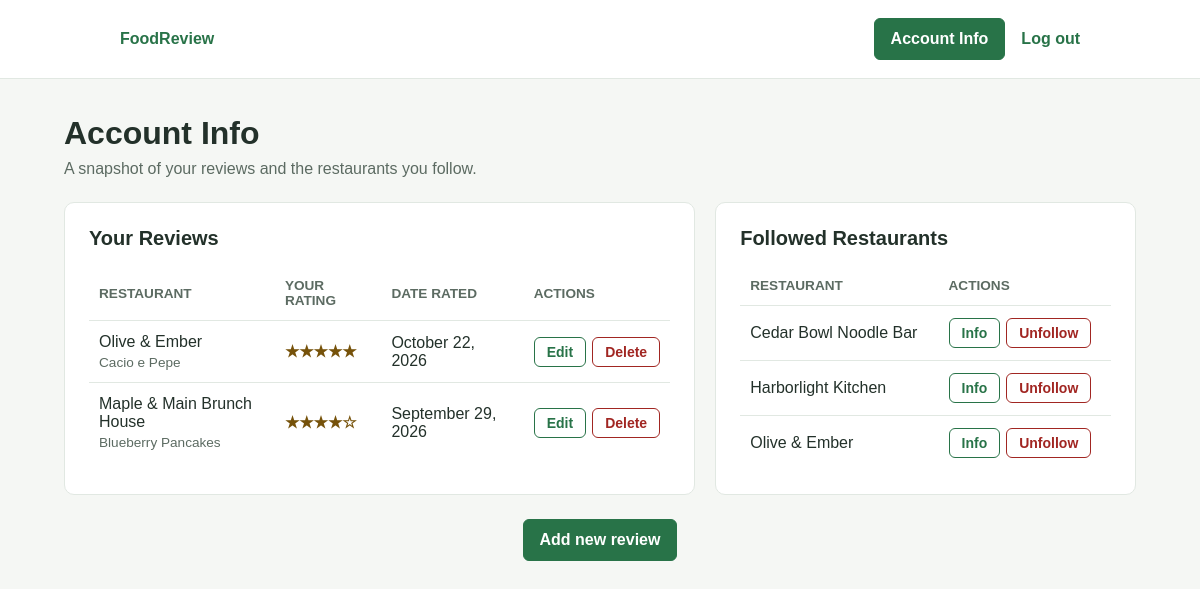
The page /account-info.php (signed in) on the database its author committed.
### tables this page shows
CREATE TABLE review (
    review_id INTEGER PRIMARY KEY,
    user_id INTEGER NOT NULL,
    food_item_id INTEGER NOT NULL,
    rating INTEGER NOT NULL CHECK (rating BETWEEN 1 AND 5),
    comment TEXT,
    created_at TIMESTAMP NOT NULL DEFAULT CURRENT_TIMESTAMP,
    updated_at TIMESTAMP NOT NULL DEFAULT CURRENT_TIMESTAMP,
    FOREIGN KEY (user_id) REFERENCES users (user_id),
    FOREIGN KEY (food_item_id) REFERENCES food_item (food_item_id)
);

CREATE TABLE restaurants (
    membership_id INTEGER PRIMARY KEY,
    restaurant_id INTEGER NOT NULL UNIQUE,
    name VARCHAR(255) NOT NULL,
    cuisine_type VARCHAR(100) NOT NULL,
    price_range VARCHAR(50) NOT NULL CHECK (price_range IN ('$', '$$', '$$$', '$$$$')),
    address VARCHAR(255) NOT NULL,
    city VARCHAR(100) NOT NULL,
    phone VARCHAR(30) NOT NULL,
    avg_rating DECIMAL(3, 2),
    created_at TIMESTAMP NOT NULL DEFAULT CURRENT_TIMESTAMP
);

CREATE TABLE food_item (
    food_item_id INTEGER PRIMARY KEY,
    restaurant_id INTEGER NOT NULL,
    name VARCHAR(255) NOT NULL,
    description TEXT,
    price DECIMAL(10, 2) NOT NULL,
    category VARCHAR(100) NOT NULL,
    FOREIGN KEY (restaurant_id) REFERENCES restaurants (restaurant_id)
);

### includes/auth.php (called while the page is built, shortened)
<?php
require_once __DIR__ . '/db.php';
function currentUser(): ?array
{
    return $_SESSION['user'] ?? null;
}
    ?>

### includes/db.php (called while the page is built, shortened)
<?php
function db(): PDO
{
    static $pdo = null;
    if ($pdo === null) {
        $path = __DIR__ . '/../database/restaurants.db';
        $pdo = new PDO('sqlite:' . $path);
        $pdo->setAttribute(PDO::ATTR_ERRMODE, PDO::ERRMODE_EXCEPTION);
        $pdo->setAttribute(PDO::ATTR_DEFAULT_FETCH_MODE, PDO::FETCH_ASSOC);
        $pdo->exec('PRAGMA foreign_keys = ON');
    }
    return $pdo;
}

### includes/reviews.php (called while the page is built, shortened)
<?php
require_once __DIR__ . '/db.php';
function getReviewsByUser(int $userId): array
{
    $statement = db()->prepare(REVIEW_SELECT . ' WHERE v.user_id = ? ORDER BY v.created_at DESC');
    $statement->execute([$userId]);
    return $statement->fetchAll();
}
function formatReviewDate(string $timestamp): string
{
    return date('F j, Y', strtotime($timestamp));
}

### includes/restaurants.php (called while the page is built, shortened)
<?php
require_once __DIR__ . '/db.php';
function getFollowedRestaurants(int $userId): array
{
    $statement = db()->prepare(
        RESTAURANT_SELECT . ' JOIN follow fl ON fl.restaurant_id = r.restaurant_id WHERE fl.user_id = ? ORDER BY r.name'
    );
    $statement->execute([$userId]);
    return $statement->fetchAll();
}
function ratingStars($rating): string
{
    $fullStars = max(0, min(5, (int) round((float) $rating)));
    return str_repeat('★', $fullStars) . str_repeat('☆', 5 - $fullStars);
}

### account-info.php (the view, shortened to what this page needs)
<?php
require_once 'includes/auth.php';
require_once 'includes/restaurants.php';
require_once 'includes/reviews.php';
$currentUserId = currentUser()['id'];
$userReviews = getReviewsByUser($currentUserId);
$followedRestaurants = getFollowedRestaurants($currentUserId);
?>
<!DOCTYPE html>
<html lang="en">
<head>
    <link rel="stylesheet" href="css/styles.css">
</head>
<body>
    <?php require_once 'includes/header.php'; ?>
    <main class="wide">
        <h1>Account Info</h1>
        <p class="intro">A snapshot of your reviews and the restaurants you follow.</p>
        <div class="account-grid">
            <section class="account-section" aria-labelledby="reviews-heading">
                <h2 id="reviews-heading">Your Reviews</h2>
                <div class="table-wrap">
                    <table class="data-table">
                        <thead>
                            <tr>
                                <th scope="col">Restaurant</th>
                                <th scope="col">Your Rating</th>
                                <th scope="col">Date Rated</th>
                                <th scope="col">Actions</th>
                            </tr>
                        </thead>
                        <tbody>
                            <?php foreach ($userReviews as $review): ?>
                                <tr>
                                    <td>
                                        <?= htmlspecialchars($review['restaurant_name'], ENT_QUOTES, 'UTF-8') ?>
                                        <span class="cell-note"><?= htmlspecialchars($review['food_item'], ENT_QUOTES, 'UTF-8') ?></span>
                                    </td>
                                    <td class="rating" aria-label="Rated <?= (int) $review['rating'] ?> out of 5"><?= ratingStars($review['rating']) ?></td>
                                    <td><?= formatReviewDate($review['created_at']) ?></td>
                                    <td>
                                        <div class="table-actions">
                                            <a class="secondary-button button-small" href="review-edit.php?id=<?= (int) $review['id'] ?>">Edit</a>
                                            <button class="danger-button button-small" type="button">Delete</button>
                                        </div>
                                    </td>
                                </tr>
                            <?php endforeach; ?>
                        </tbody>
                    </table>
                </div>
            </section>
            <section class="account-section" aria-labelledby="followed-heading">
                <h2 id="followed-heading">Followed Restaurants</h2>
                <div class="table-wrap">
                    <table class="data-table">
                        <thead>
                            <tr>
                                <th scope="col">Restaurant</th>
                                <th scope="col">Actions</th>
                            </tr>
                        </thead>
                        <tbody>
                            <?php foreach ($followedRestaurants as $restaurant): ?>
                                <tr>
                                    <td><?= htmlspecialchars($restaurant['name'], ENT_QUOTES, 'UTF-8') ?></td>
                                    <td>
                                        <div class="table-actions">
                                            <a class="secondary-button button-small" href="restaurant-details.php?restaurant=<?= (int) $restaurant['id'] ?>">Info</a>
                                            <button class="danger-button button-small" type="button">Unfollow</button>
                                        </div>
                                    </td>
                                </tr>
                            <?php endforeach; ?>
                        </tbody>
                    </table>
                </div>
            </section>
        </div>
        <div class="center-action">
            <a class="details-button" href="restaurant-list.php">Add new review</a>
        </div>
    </main>
</body>
</html>

### css/styles.css (style rules this page uses)
* { box-sizing: border-box; }
body { background: #f5f7f4; color: #23312a; font-family: Arial, sans-serif; margin: 0; }
main { margin: 0 auto; max-width: 960px; padding: 36px 24px; }
main.wide { max-width: 1120px; }
h1 { margin: 0 0 8px; }
.intro { color: #5c6b62; margin: 0 0 24px; }
.details-button, .account-button, .follow-button, .secondary-button, .danger-button { border: 1px solid transparent; border-radius: 6px; cursor: pointer; display: inline-block; font: inherit; font-weight: 600; padding: 11px 16px; text-align: center; text-decoration: none; }
.details-button, .account-button, .follow-button { background: #287348; border-color: #287348; color: #fff; }
.secondary-button { background: #fff; border-color: #287348; color: #287348; }
.danger-button { background: #fff; border-color: #a12622; color: #a12622; }
.button-small { font-size: 0.875rem; padding: 6px 12px; }
.rating { color: #76520a; font-weight: 600; }
.account-grid { display: grid; gap: 20px; grid-template-columns: 3fr 2fr; }
.account-section { background: #fff; border: 1px solid #e1e8e2; border-radius: 10px; padding: 24px; }
.account-section > h2 { font-size: 1.25rem; margin: 0 0 16px; }
.table-wrap { overflow-x: auto; }
.data-table { border-collapse: collapse; width: 100%; }
.data-table th, .data-table td { border-bottom: 1px solid #e1e8e2; padding: 12px 10px; text-align: left; vertical-align: middle; }
.data-table th { color: #5c6b62; font-size: 0.85rem; text-transform: uppercase; }
.data-table tbody tr:last-child td { border-bottom: 0; }
.data-table td.rating { white-space: nowrap; }
.cell-note { color: #5c6b62; display: block; font-size: 0.85rem; margin-top: 4px; }
.table-actions { display: flex; gap: 6px; }
.center-action { margin-top: 24px; text-align: center; }

### rows shown on the page
review: restaurants.name "Olive & Ember", food_item.name "Cacio e Pepe", rating "★★★★★", created_at "October 22, 2026"
review: restaurants.name "Maple & Main Brunch House", food_item.name "Blueberry Pancakes", rating "★★★★☆", created_at "September 29, 2026"

### other values the page prints
$restaurant['name'] "Cedar Bowl Noodle Bar"
$restaurant['name'] "Harborlight Kitchen"
$restaurant['name'] "Olive & Ember"
